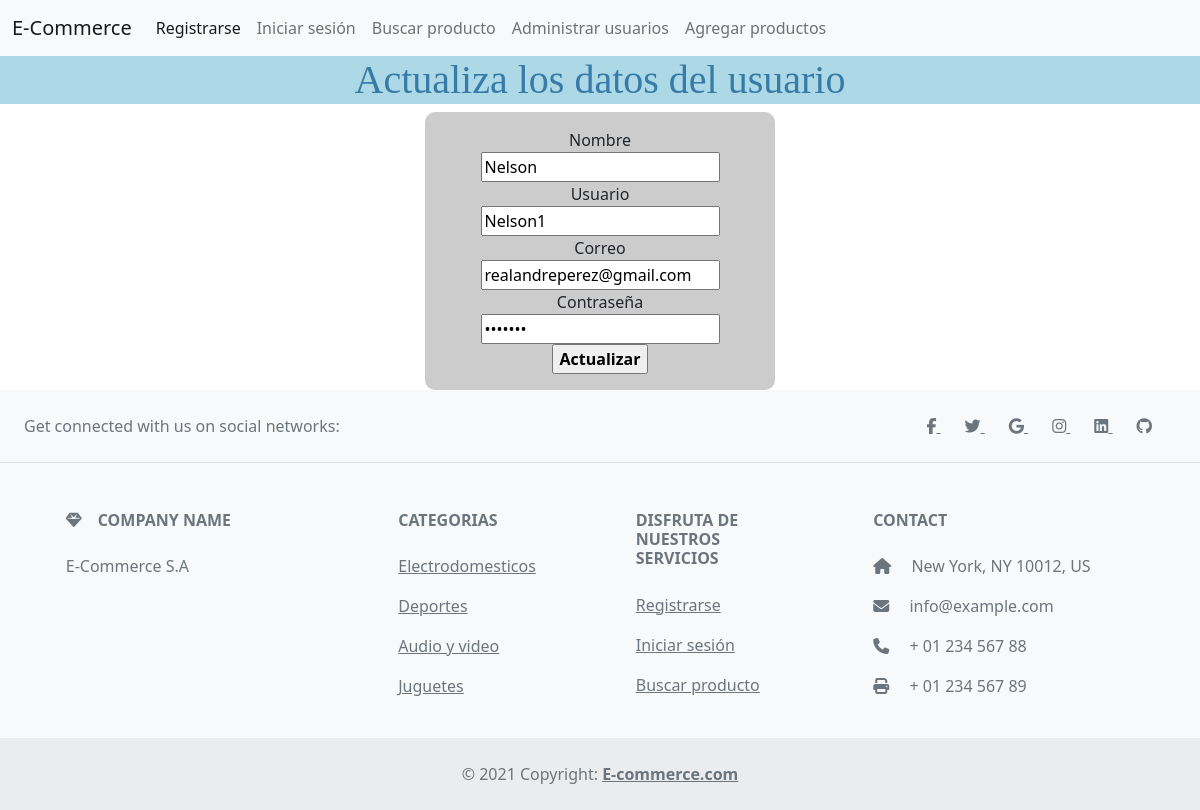
Screenshot of /actualizar_usuario/6/ with the database file from the repository.
### tables this page shows
CREATE TABLE usuarios(
   id INTEGER PRIMARY KEY,
   nombre REAL NOT NULL,
   usuario REAL NOT NULL,
   correo REAL NOT NULL,
   contraseña REAL NOT NULL
);

### main.py (the view)
@app.route('/actualizar_usuario/<id>/', methods=['GET'])
def actualizar_usuario(id):
    print("Hola mundo")
    con = sql_connection()
    cursorObj = con.cursor()
    cursorObj.execute("SELECT * FROM usuarios WHERE id=?;", (id,))
    usu = cursorObj.fetchone()
    con.commit()
    return render_template("actualizar.html",usu=usu)

### main.py (called while the page is built)
def sql_connection():
    try:
        con = sqlite3.connect('database.db')
        print("Conexion OK")
        return con
    except Error:
        print(Error)

### templates/actualizar.html
{% extends 'base.html' %}
{% block header %}
  <h1>{% block title %}Actualiza los datos del usuario{% endblock %}</h1>
{% endblock %}
{% block contenido %}
    <center>
        <form action="/editar/{{usu[0]}}/" method="post" name="formRegistro" onsubmit="">
            <div>
            <label for="Nombre"> Nombre </label>
            </div>
            <div>
            <input type="text" name="Nombre" id="Nombre" value="{{usu[1]}}">
            </div>
            <div>
            <label for="usuario"> Usuario </label>
            </div>
            <div>
            <input type="text" name="Usuario" id="Usuario" value="{{usu[2]}}">
            </div>
            <div>
            <label for="email"> Correo </label>
            </div>
            <div>
            <input type="email" name="email" id="email" value="{{usu[3]}}">
            </div>
            <div>
            <label for="password"> Contraseña </label>
            </div>
            <div>
            <input type="password" name="password" id="password" value="{{usu[4]}}">
            <div>
            <input class="boton negrilla" type="submit" value="Actualizar">
            </div>
        </form>
    </center>
{% endblock %}

### static/css/miestilo.css (style rules this page uses)
h1 { font-family: serif; text-align: center; color: #377ba8; background-color: lightblue; margin: 0; }
form { background-color: #ccc; padding: 16px; width: 350px; text-align: center; border-radius: 10px; margin: auto; }
input { margin: 6px; }
.boton { text-align: center; }
.negrilla { font-weight: bold; }

### rows the page displays
usuarios: Nombre "Nelson", Usuario "Nelson1", email "realandreperez@gmail.com"
